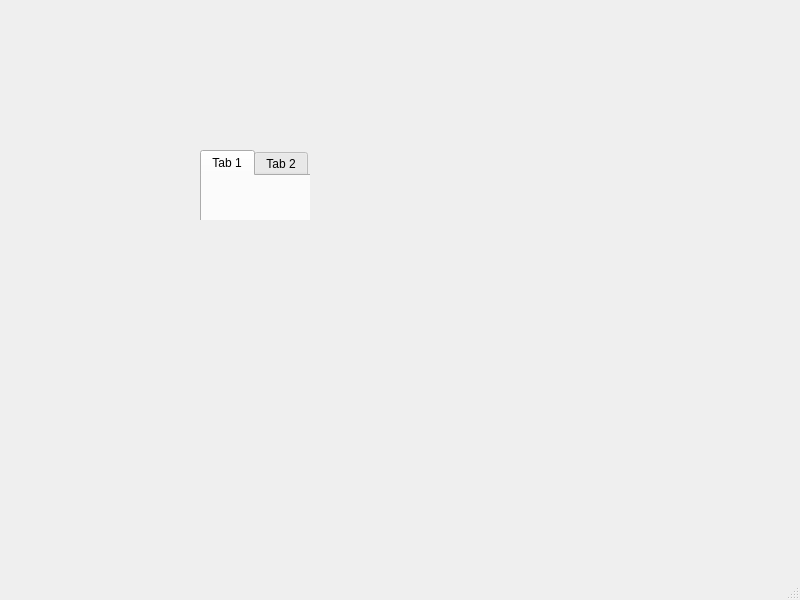
<?xml version="1.0" encoding="UTF-8"?>
<ui version="4.0">
 <class>MainWindow</class>
 <widget class="QMainWindow" name="MainWindow">
  <property name="geometry">
   <rect>
    <x>0</x>
    <y>0</y>
    <width>800</width>
    <height>600</height>
   </rect>
  </property>
  <property name="windowTitle">
   <string>MainWindow</string>
  </property>
  <widget class="QWidget" name="centralwidget">
   <widget class="QStackedWidget" name="stackedWidget">
    <property name="geometry">
     <rect>
      <x>190</x>
      <y>140</y>
      <width>120</width>
      <height>80</height>
     </rect>
    </property>
    <widget class="QWidget" name="page">
     <widget class="QTabWidget" name="tabWidget">
      <property name="geometry">
       <rect>
        <x>10</x>
        <y>10</y>
        <width>321</width>
        <height>231</height>
       </rect>
      </property>
      <property name="currentIndex">
       <number>0</number>
      </property>
      <widget class="QWidget" name="tab">
       <attribute name="title">
        <string>Tab 1</string>
       </attribute>
      </widget>
      <widget class="QWidget" name="tab_2">
       <attribute name="title">
        <string>Tab 2</string>
       </attribute>
      </widget>
     </widget>
    </widget>
    <widget class="QWidget" name="page_2"/>
   </widget>
  </widget>
  <widget class="QMenuBar" name="menubar">
   <property name="geometry">
    <rect>
     <x>0</x>
     <y>0</y>
     <width>800</width>
     <height>22</height>
    </rect>
   </property>
  </widget>
  <widget class="QStatusBar" name="statusbar"/>
 </widget>
 <resources/>
 <connections/>
</ui>
